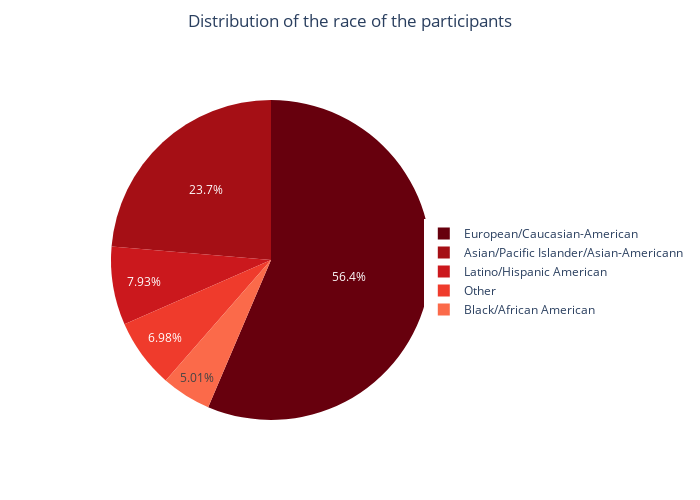

Notebook code cell kept with this figure:
### Code cell
# Visualisation de la distribution de la race

color_palette = px.colors.sequential.Reds[::-1] 

race = df["race"].value_counts(ascending=False)

trace = go.Pie(labels=race.index, values=race, marker=dict(colors=color_palette))

layout = go.Layout(
    title={'text': 'Distribution of the race of the participants', 'x': 0.5,'yanchor': 'top', 'y': 0.97},
    width=700, 
    height=500,
        legend=dict(
        x=0.9,
        y=0.3   #Pour définir la position de la légende
    )
    )
fig = go.Figure(data=[trace], layout=layout)
fig.show()

### Figure 1 — Plotly figure (JSON) as saved in the notebook; plotly's stock layout.template omitted (floating-point values rounded to 4 significant figures)
{"data": [{"labels": ["European/Caucasian-American", "Asian/Pacific Islander/Asian-Americann", "Latino/Hispanic American", "Other", "Black/African American"], "marker": {"colors": ["rgb(103,0,13)", "rgb(165,15,21)", "rgb(203,24,29)", "rgb(239,59,44)", "rgb(251,106,74)", "rgb(252,146,114)", "rgb(252,187,161)", "rgb(254,224,210)", "rgb(255,245,240)"]}, "type": "pie", "values": [4727, 1982, 664, 585, 420]}], "layout": {"height": 500, "legend": {"x": 0.9, "y": 0.3}, "title": {"text": "Distribution of the race of the participants", "x": 0.5, "y": 0.97, "yanchor": "top"}, "width": 700}}
